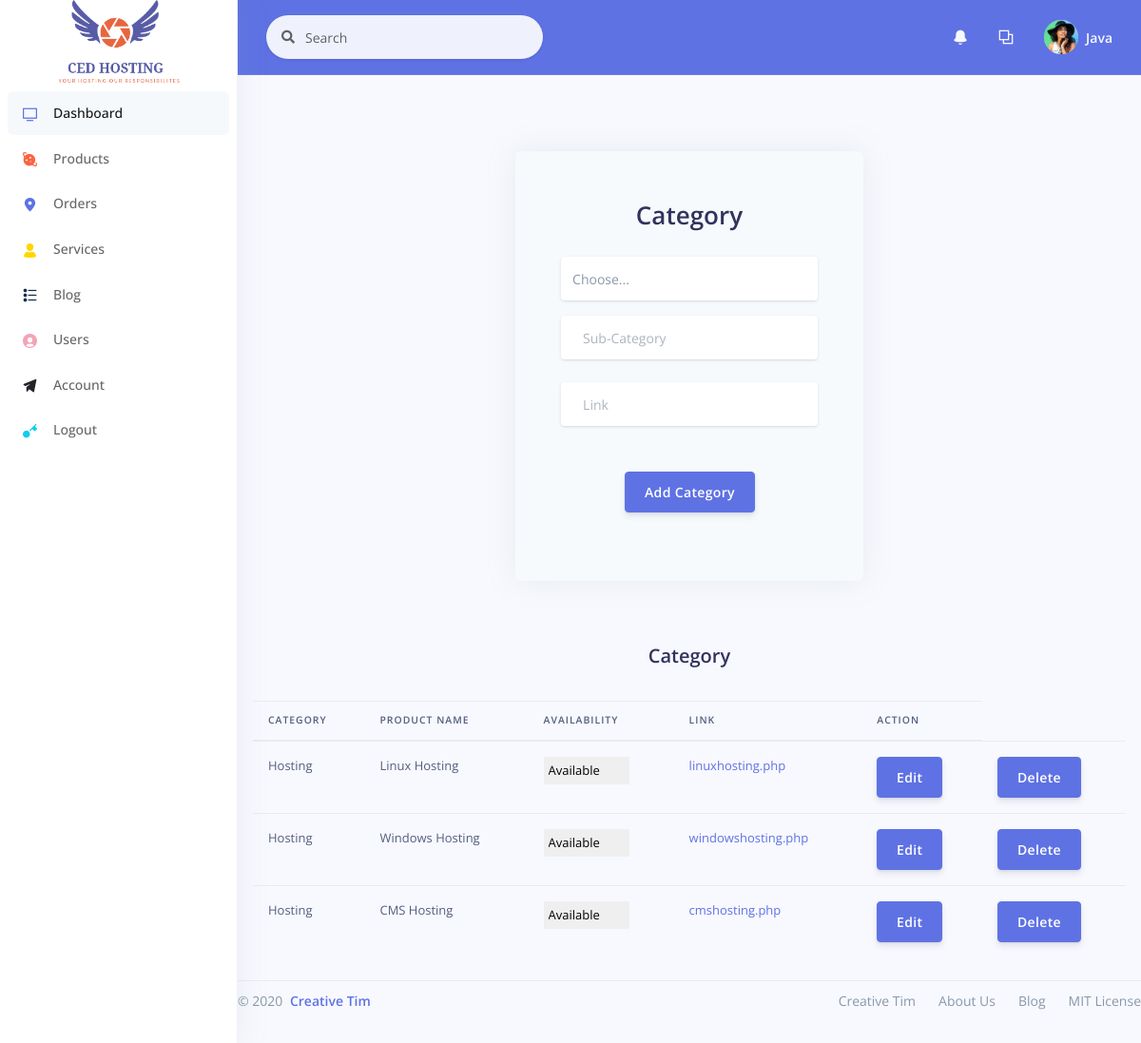
The app's page /Admin/category.php (signed in) with its own data.
### tables this page shows
CREATE TABLE `tbl_product` (
  `id` int(11) NOT NULL,
  `prod_parent_id` int(11) NOT NULL,
  `prod_name` varchar(100) NOT NULL,
  `html` longtext DEFAULT NULL,
  `prod_available` tinyint(1) NOT NULL DEFAULT 1,
  `prod_launch_date` datetime NOT NULL DEFAULT current_timestamp()
);

### class/DbClass.php (called while the page is built, shortened)
<?php
class DB
{
    public function connect($host, $user, $pass, $dtb)
    {
        return $this->conn = mysqli_connect($host, $user, $pass, $dtb) or die('Could Not Connect.');
    }
}

### class/product_class.php (called while the page is built, shortened)
<?php
class Product extends DB
{
    public function Category_name()
    {
        $sql = 'SELECT * FROM tbl_product WHERE `id`=1';
        $result = $this->conn->query($sql);
        if (mysqli_num_rows($result) > 0) {
            return $result;
        }
    }
    public function getdata()
    {
        $sql = "SELECT * FROM tbl_product WHERE `prod_parent_id`=0";
        $result = $this->conn->query($sql);
        if (mysqli_num_rows($result) > 0) {
            return $result;
        }
    }
    public function match_category($category)
    {
        $sql = "SELECT * FROM tbl_product WHERE `prod_parent_id`=$category";
        $result = $this->conn->query($sql);
        if (mysqli_num_rows($result) > 0) {
            return $result;
        }
    }
}

### Admin/category.php (the view, shortened to what this page needs)
<?php
require '../class/DbClass.php';
require '../class/product_class.php';
$db = new Product();
$db->connect('localhost', 'root', '', 'CedHosting');
$sql2 = $db->Category_name();
require 'AdminHeader.php';
?>
<div class="container mt--8 pb-5">
    <div class="row justify-content-center">
        <div class="col-lg-5 col-md-7 mt-5">
            <div class="card bg-secondary border-0 mb-0" style="margin-top:160px;">
                <div class="card-body px-lg-5 py-lg-5">
                    <div class="text-center text-muted mb-4">
                        <h1>Category</h1>
                    </div>
                    <form role="form" method="POST">
                        <div class="form-group mb-3">
                            <div class="input-group input-group-merge input-group-alternative">
                                <select class="form-control" id="sel1" name="sel">
                                    <option selected>Choose...</option>
                                </select>
                            </div>
                        </div>
                        <div class="form-group">
                            <div class="input-group input-group-merge input-group-alternative">
                                <div class="input-group-prepend">
                                    <span class="input-group-text"></span>
                                </div>
                                <input class="form-control" name="sub-category" placeholder="Sub-Category" type="text">
                            </div>
                        </div>
                        <div class="form-group">
                            <div class="input-group input-group-merge input-group-alternative">
                                <div class="input-group-prepend">
                                    <span class="input-group-text"></span>
                                </div>
                                <input class="form-control" name="link" placeholder="Link" type="text">
                            </div>
                        </div>
                        <div class="text-center">
                            <button type="submit" name="submit" class="btn btn-primary my-4">Add Category</button>
                        </div>
                    </form>
                </div>
            </div>
        </div>
    </div>
</div>
<h2 class='mb-3 text-center py-3'>Category</h2>
<form action="" method="POST">
    <table id="dtBasicExample" class="table px-3 pb-4" width="100%">
        <thead>
            <tr>
                <th class="th-sm">Category</th>
                <th class="th-sm">Product Name</th>
                <th class="th-sm">Availability</th>
                <th class="th-sm">Link</th>
                <th class="th-sm">Action</th>
            </tr>
        </thead>
        <tbody>
            <?php
            $sql1 = $db->getdata();
            foreach ($sql1 as $key1) { ?>
                <?php $sql = $db->match_Category($key1['id']); ?>
                <?php foreach ($sql as $key) { ?>
                    <tr>
                        <td>
                            <?php echo $key1['prod_name'] ?>
                        </td>
                        <td><?php echo $key['prod_name'] ?></td>
                        <td>
                            <select name="available" style="border:none;-webkit-appearance:none; padding:5px;">
                                <option value="" selected=""><?php if ($key['prod_available'] == '1') {
                                                                            echo 'Available';
                                                                        } else {
                                                                            echo 'Not Available';
                                                                        } ?></option>
                            </select>
                        </td>
                        <td><a href="../<?php echo $key['html'] ?>"><?php echo $key['html'] ?></a></td>
                        <td><a href="edit_category.php?edit_id=<?php echo $key['id']; ?>" class="btn btn-primary" name="update">Edit</a>
                        <td><a class="btn btn-primary" onClick="javascript: return confirm('Please confirm deletion');" href="category.php?delid=<?php echo $key['id'] ?>">Delete</a></td>
                    </tr>
            <?php }
            } ?>
        </tbody>
    </table>
</form>
<?php require 'footer.php'; ?>

### records on screen
tbl_product: prod_name "Hosting"
tbl_product: prod_name "Linux Hosting", html "linuxhosting.php"
tbl_product: prod_name "Windows Hosting", html "windowshosting.php"
tbl_product: prod_name "CMS Hosting", html "cmshosting.php"

### other values on screen
$username "Java"
